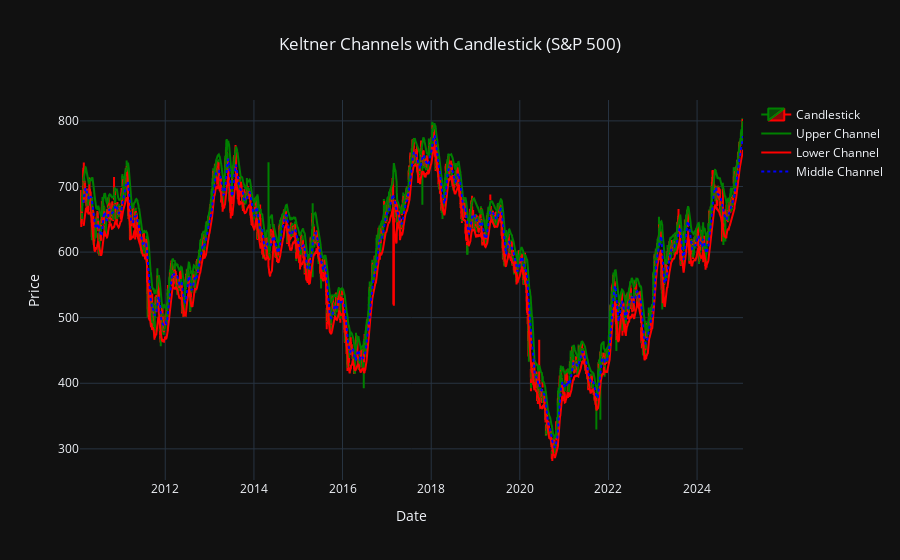

The cell this chart's notebook holds for it:
### Code cell
# Create the subplot figure
fig = make_subplots(
    rows=1, cols=1, shared_xaxes=True, vertical_spacing=0.3,
    row_heights=[0.7],
    row_width=[0.3]
)

# Plot the Candlestick chart
fig.add_trace(go.Candlestick(
    x=df.index,
    open=df['Open'],
    high=df['High'],
    low=df['Low'],
    close=df['Close'],
    name="Candlestick",
    increasing_line_color='green',
    decreasing_line_color='red'
    ), row=1, col=1)

# Plot the Keltner Channels
fig.add_trace(go.Scatter(x=df.index, y=df['Upper'], mode='lines',
                         name='Upper Channel', line=dict(color='green')), row=1, col=1)
fig.add_trace(go.Scatter(x=df.index, y=df['Lower'], mode='lines',
                         name='Lower Channel', line=dict(color='red')), row=1, col=1)
fig.add_trace(go.Scatter(x=df.index, y=df['Middle'], mode='lines',
                         name='Middle Channel', line=dict(color='blue', dash='dot')), row=1, col=1)

# Update layout for better presentation
fig.update_layout(
    title="Keltner Channels with Candlestick (S&P 500)",
    xaxis_title="Date",
    yaxis_title="Price",
    template="plotly_dark",
    title_x=0.5,
    xaxis_rangeslider_visible=False
)

# Show the plot
fig.show()

### Figure 1 — Plotly figure (JSON) as saved in the notebook; plotly's stock layout.template omitted (floating-point values rounded to 4 significant figures; data arrays with more than 128 entries replaced by an {"elided": "..."} marker saying what was removed)
{"data": [{"close": {"elided": "3777 float values"}, "decreasing": {"line": {"color": "red"}}, "high": {"elided": "3777 float values"}, "increasing": {"line": {"color": "green"}}, "low": {"elided": "3777 float values"}, "name": "Candlestick", "open": {"elided": "3777 float values"}, "type": "candlestick", "x": {"elided": "3777 str values"}, "xaxis": "x", "yaxis": "y"}, {"line": {"color": "green"}, "mode": "lines", "name": "Upper Channel", "type": "scatter", "x": {"elided": "3777 str values"}, "xaxis": "x", "y": {"elided": "3777 float values"}, "yaxis": "y"}, {"line": {"color": "red"}, "mode": "lines", "name": "Lower Channel", "type": "scatter", "x": {"elided": "3777 str values"}, "xaxis": "x", "y": {"elided": "3777 float values"}, "yaxis": "y"}, {"line": {"color": "blue", "dash": "dot"}, "mode": "lines", "name": "Middle Channel", "type": "scatter", "x": {"elided": "3777 str values"}, "xaxis": "x", "y": {"elided": "3777 float values"}, "yaxis": "y"}], "layout": {"title": {"text": "Keltner Channels with Candlestick (S&P 500)", "x": 0.5}, "xaxis": {"anchor": "y", "domain": [0, 1], "rangeslider": {"visible": false}, "title": {"text": "Date"}}, "yaxis": {"anchor": "x", "domain": [0, 1], "title": {"text": "Price"}}}}
